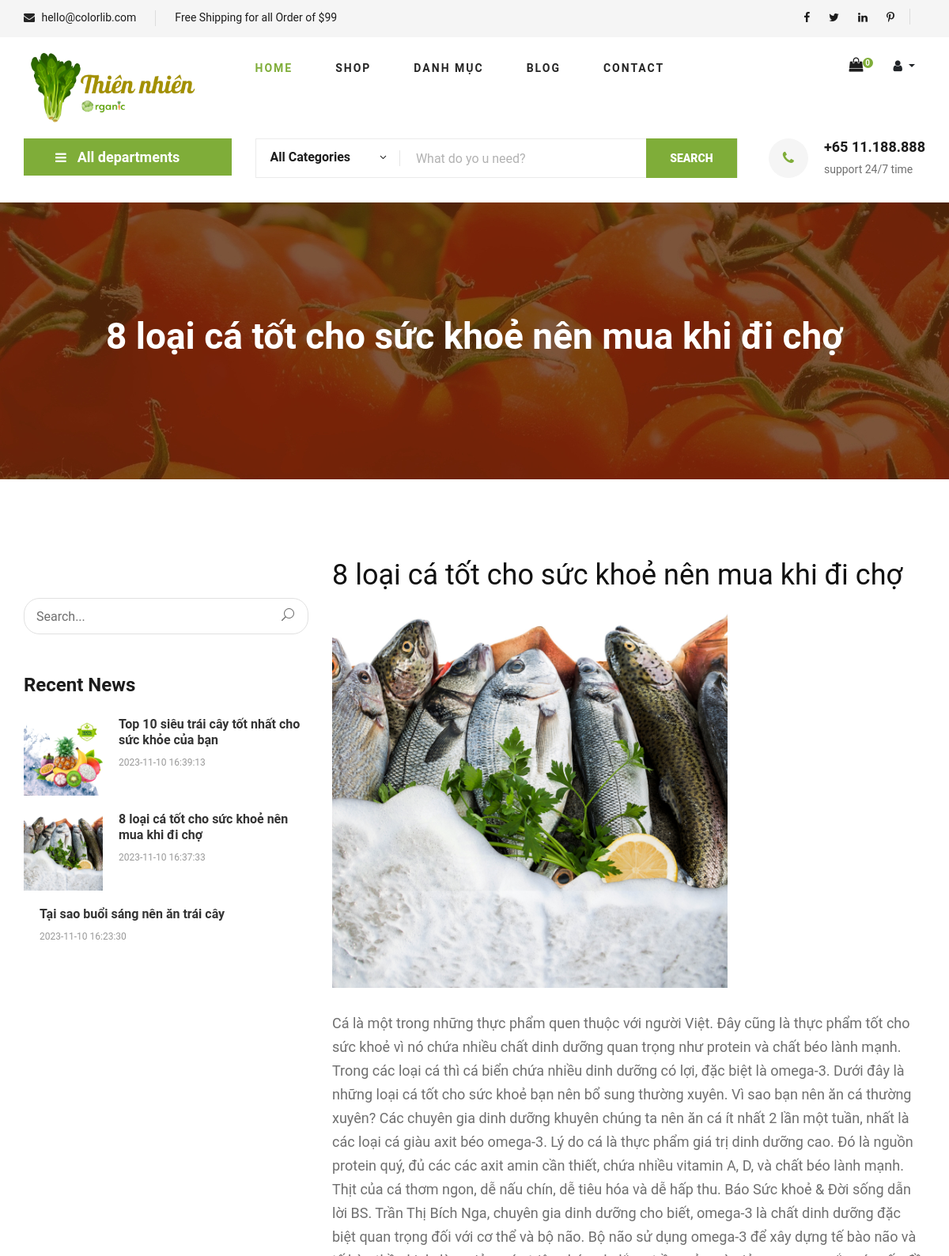
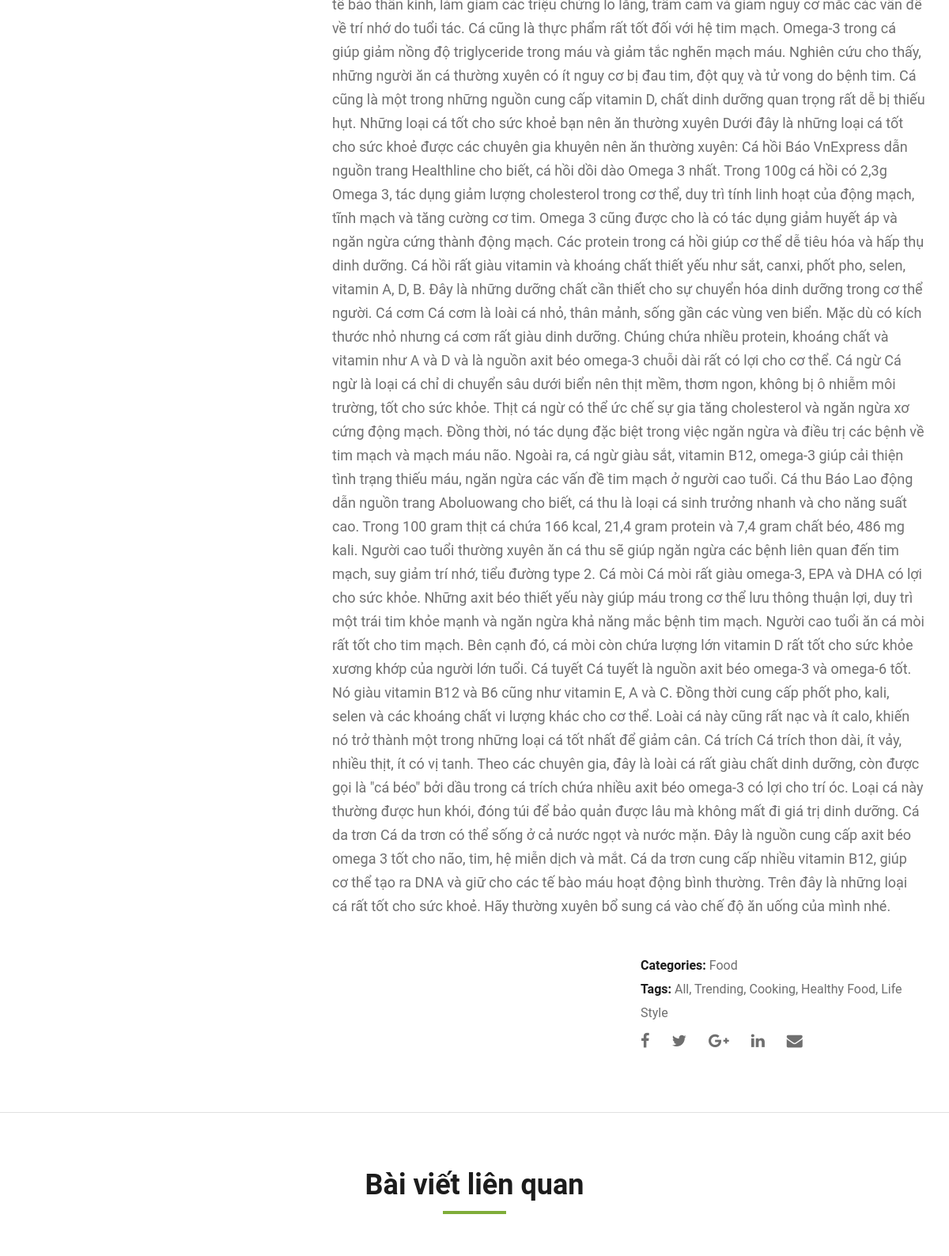
Screenshot of /index.php?mod=page&act=blog&MaBV=2 (upper part) with the database file from the repository (2 pictures, top to bottom).
### tables this page shows
CREATE TABLE `baiviet` (
  `MaBV` int NOT NULL,
  `TieuDe` varchar(50) NOT NULL,
  `HinhAnh` text NOT NULL,
  `HinhAnhDetail` text NOT NULL,
  `MoTaNgan` varchar(100) NOT NULL,
  `MoTa` text NOT NULL,
  `NgayViet` datetime NOT NULL,
  `MaDM` int NOT NULL
);

### model/m_pdo.php (called while the page is built, shortened)
<?php
function pdo_get_connection(){
    $dburl = "mysql:host=localhost;dbname=organic;charset=utf8";
    $username = 'root';
    $password = '';
    $conn = new PDO($dburl, $username, $password);
    $conn->setAttribute(PDO::ATTR_ERRMODE, PDO::ERRMODE_EXCEPTION);
    return $conn;
}
function pdo_query($sql){
    $sql_args = array_slice(func_get_args(), 1);
    try{
        $conn = pdo_get_connection();
        $stmt = $conn->prepare($sql);
        $stmt->execute($sql_args);
        $rows = $stmt->fetchAll();
        return $rows;
    }
    catch(PDOException $e){
        throw $e;
    }
    finally{
        unset($conn);
    }
}
function pdo_query_one($sql){
    $sql_args = array_slice(func_get_args(), 1);
    try{
        $conn = pdo_get_connection();
        $stmt = $conn->prepare($sql);
        $stmt->execute($sql_args);
        $row = $stmt->fetch(PDO::FETCH_ASSOC);
        return $row;
    }
    catch(PDOException $e){
        throw $e;
    }
    finally{
        unset($conn);
    }
}

### model/m_page.php (called while the page is built, shortened)
<?php
    include_once 'model/m_pdo.php';
    function page_blog(){
        return pdo_query("SELECT * FROM baiviet ORDER BY MaBV DESC LIMIT 3");
    }
    function page_blogId($MaBV){
        return pdo_query_one("SELECT * FROM baiviet WHERE MaBV = ?",$MaBV);
    }
?>

### view/v_page_blog.php (the view, shortened to what this page needs)
<section class="hero hero-normal">
    <div class="container">
        <div class="row">
            <div class="col-lg-3">
                <div class="hero__categories">
                    <div class="hero__categories__all">
                        <i class="fa fa-bars"></i>
                        <span>All departments</span>
                    </div>
                </div>
            </div>
            <div class="col-lg-9">
                <div class="hero__search">
                    <div class="hero__search__form">
                        <form action="#">
                            <div class="hero__search__categories">
                                All Categories
                                <span class="arrow_carrot-down"></span>
                            </div>
                            <input type="text" placeholder="What do yo u need?">
                            <button type="submit" class="site-btn">SEARCH</button>
                        </form>
                    </div>
                    <div class="hero__search__phone">
                        <div class="hero__search__phone__icon">
                            <i class="fa fa-phone"></i>
                        </div>
                        <div class="hero__search__phone__text">
                            <h5>+65 11.188.888</h5>
                            <span>support 24/7 time</span>
                        </div>
                    </div>
                </div>
            </div>
        </div>
    </div>
</section>
<section class="blog-details-hero set-bg" data-setbg="view/img/blog/details/details-hero.jpg">
    <div class="container">
        <div class="row">
            <div class="col-lg-12">
                <div class="blog__details__hero__text">
                    <h2><?=$detailblogid['TieuDe']?></h2>
                </div>
            </div>
        </div>
    </div>
</section>
<section class="blog-details spad">
    <div class="container">
        <div class="row">
            <div class="col-lg-4 col-md-5 order-md-1 order-2">
                <div class="blog__sidebar">
                    <div class="blog__sidebar__search">
                        <form action="#">
                            <input type="text" placeholder="Search...">
                            <button type="submit"><span class="icon_search"></span></button>
                        </form>
                    </div>
                    <div class="blog__sidebar__item">
                        <h4>Recent News</h4>
                        <div class="blog__sidebar__recent">
                            <?php foreach($getbaiviet as $item): ?>
                                <a href="#" class="blog__sidebar__recent__item">
                                    <div class="blog__sidebar__recent__item__pic">
                                        <img src="view/img/baiviet/<?=$item['HinhAnh']?>" alt="" style="Width:100px;">
                                    </div>
                                    <div class="blog__sidebar__recent__item__text">
                                        <h6><?=$item['TieuDe']?></h6>
                                        <span><?=$item['NgayViet']?></span>
                                    </div>
                                </a>
                            <?php endforeach; ?>
                        </div>
                    </div>
                </div>
            </div>
            <div class="col-lg-8 col-md-7 order-md-1 order-1">
                <div class="blog__details__text">
                    <h2><?=$detailblogid['TieuDe']?></h2>
                    <img src="view/img/baiviet/<?=$detailblogid['HinhAnhDetail']?>" alt="">
                    <p><?=$detailblogid['MoTa']?></p>
                </div>
                <div class="blog__details__content">
                    <div class="row">
                        <div class="col-lg-6">
                        </div>
                        <div class="col-lg-6">
                            <div class="blog__details__widget">
                                <ul>
                                    <li><span>Categories:</span> Food</li>
                                    <li><span>Tags:</span> All, Trending, Cooking, Healthy Food, Life Style</li>
                                </ul>
                                <div class="blog__details__social">
                                    <a href="#"><i class="fa fa-facebook"></i></a>
                                    <a href="#"><i class="fa fa-twitter"></i></a>
                                    <a href="#"><i class="fa fa-google-plus"></i></a>
                                    <a href="#"><i class="fa fa-linkedin"></i></a>
                                    <a href="#"><i class="fa fa-envelope"></i></a>
                                </div>
                            </div>
                        </div>
                    </div>
                </div>
            </div>
        </div>
    </div>
</section>
<section class="related-blog spad">
    <div class="container">
        <div class="row">
            <div class="col-lg-12">
                <div class="section-title related-blog-title">
                    <h2>Bài viết liên quan</h2>
                </div>
            </div>
        </div>
    </div>
</section>

### rows the page displays
baiviet: TieuDe "8 loại cá tốt cho sức khoẻ nên mua khi đi chợ", HinhAnh (picture), NgayViet "2023-11-10 16:37:33", HinhAnhDetail (picture), MoTa "Cá là một trong những thực phẩm quen thuộc với người Việt. Đây cũng là thực phẩm tốt cho sức khoẻ vì nó chứa nhiều chất dinh dưỡng quan trọng như protein và chất béo lành mạnh. Trong các loại cá thì cá biển chứa nhiều dinh dưỡng có lợi, đặc biệt là omega-3. Dưới đây là những loại cá tốt cho sức khoẻ bạn nên bổ sung thường xuyên. Vì sao bạn nên ăn cá thường xuyên? Các chuyên gia dinh dưỡng khuyên chúng ta nên ăn cá ít nhất 2 lần một tuần, nhất là các loại cá giàu axit béo omega-3. Lý do cá là thực phẩm giá trị dinh dưỡng cao. Đó là nguồn protein quý, đủ các các axit amin cần thiết, chứa nhiều vitamin A, D, và chất béo lành mạnh. Thịt của cá thơm ngon, dễ nấu chín, dễ tiêu hóa và dễ hấp thu.…"
baiviet: HinhAnh (picture), TieuDe "Top 10 siêu trái cây tốt nhất cho sức khỏe của bạn", NgayViet "2023-11-10 16:39:13"
baiviet: TieuDe "Tại sao buổi sáng nên ăn trái cây", NgayViet "2023-11-10 16:23:30"

### other values shown
COUNT($_SESSION['mygiohang']) "0"
